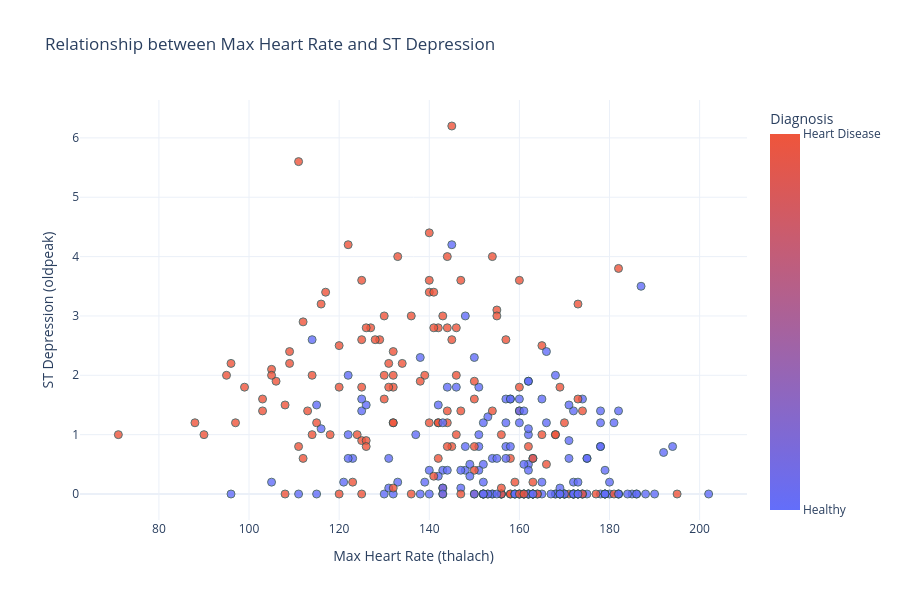

The notebook cell this image was saved under:
### Code cell
# 2) FEATURE RELATIONSHIP PLOT (thalach vs oldpeak)

fig_scatter = px.scatter(df, x='thalach', y='oldpeak', 
                         color='target', 
                         color_continuous_scale=['#636EFA', '#EF553B'],
                         labels={'thalach': 'Max Heart Rate (thalach)', 
                                 'oldpeak': 'ST Depression (oldpeak)',
                                 'target': 'Diagnosis'},
                         title="Relationship between Max Heart Rate and ST Depression")

# Update colorbar for categorical look and clean layout
fig_scatter.update_layout(coloraxis_colorbar=dict(tickvals=[0, 1], ticktext=['Healthy', 'Heart Disease']),
                          template='plotly_white',
                          height=600)
fig_scatter.update_traces(marker=dict(size=8, opacity=0.8, line=dict(width=1, color='DarkSlateGrey')))
fig_scatter.show()

### Figure 1 — Plotly figure (JSON) as saved in the notebook; plotly's stock layout.template omitted (floating-point values rounded to 4 significant figures; data arrays with more than 128 entries replaced by an {"elided": "..."} marker saying what was removed)
{"data": [{"hovertemplate": "Max Heart Rate (thalach)=%{x}<br>ST Depression (oldpeak)=%{y}<br>Diagnosis=%{marker.color}<extra></extra>", "legendgroup": "", "marker": {"color": {"elided": "303 int values"}, "coloraxis": "coloraxis", "line": {"color": "DarkSlateGrey", "width": 1}, "opacity": 0.8, "size": 8, "symbol": "circle"}, "mode": "markers", "name": "", "orientation": "v", "showlegend": false, "type": "scatter", "x": {"elided": "303 float values"}, "xaxis": "x", "y": {"elided": "303 float values"}, "yaxis": "y"}], "layout": {"coloraxis": {"colorbar": {"ticktext": ["Healthy", "Heart Disease"], "tickvals": [0, 1], "title": {"text": "Diagnosis"}}, "colorscale": [[0, "#636EFA"], [1, "#EF553B"]]}, "height": 600, "legend": {"tracegroupgap": 0}, "title": {"text": "Relationship between Max Heart Rate and ST Depression"}, "xaxis": {"anchor": "y", "domain": [0, 1], "title": {"text": "Max Heart Rate (thalach)"}}, "yaxis": {"anchor": "x", "domain": [0, 1], "title": {"text": "ST Depression (oldpeak)"}}}}
